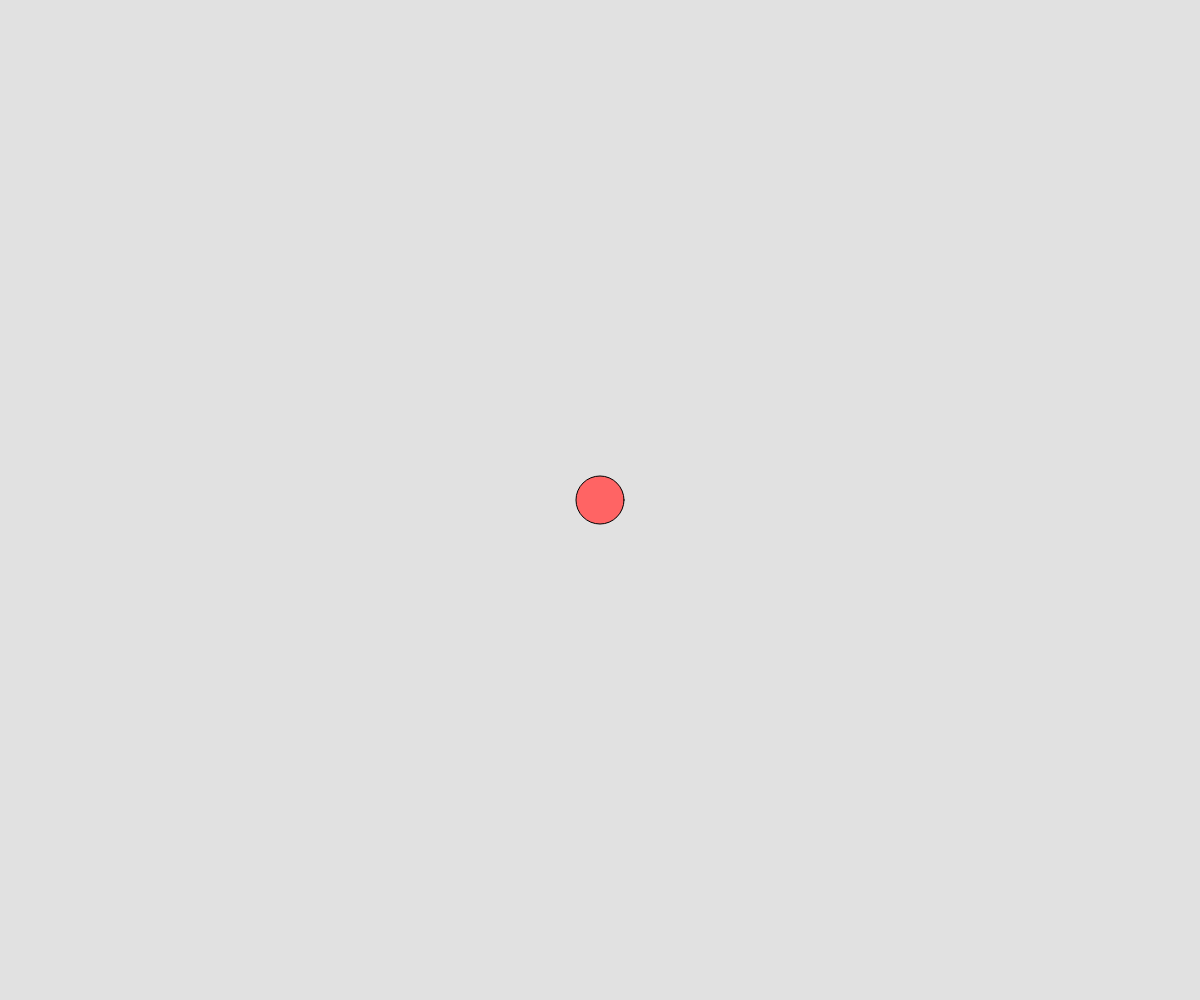
Frame 1 (no input)
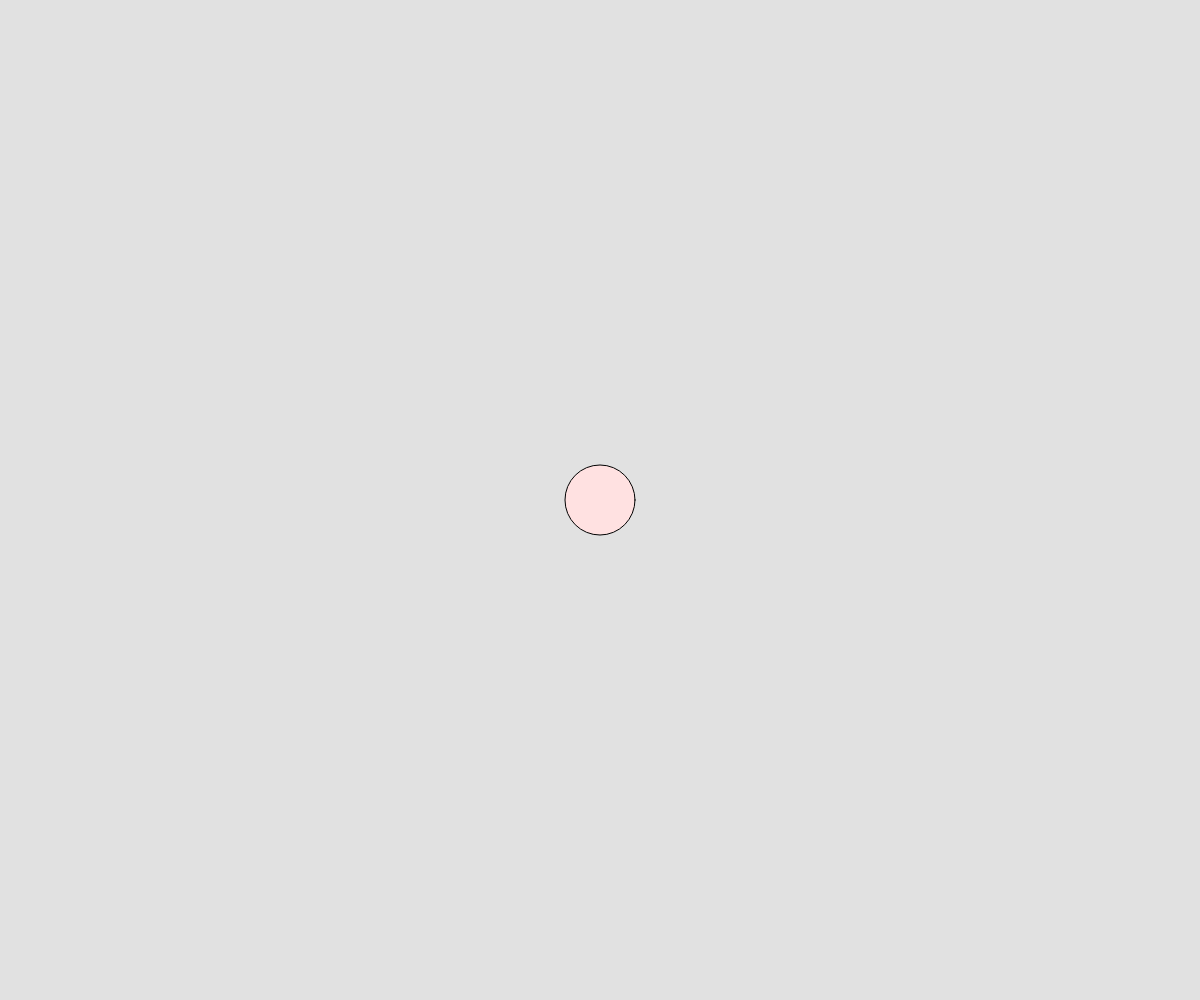
Frame 60 (no input)
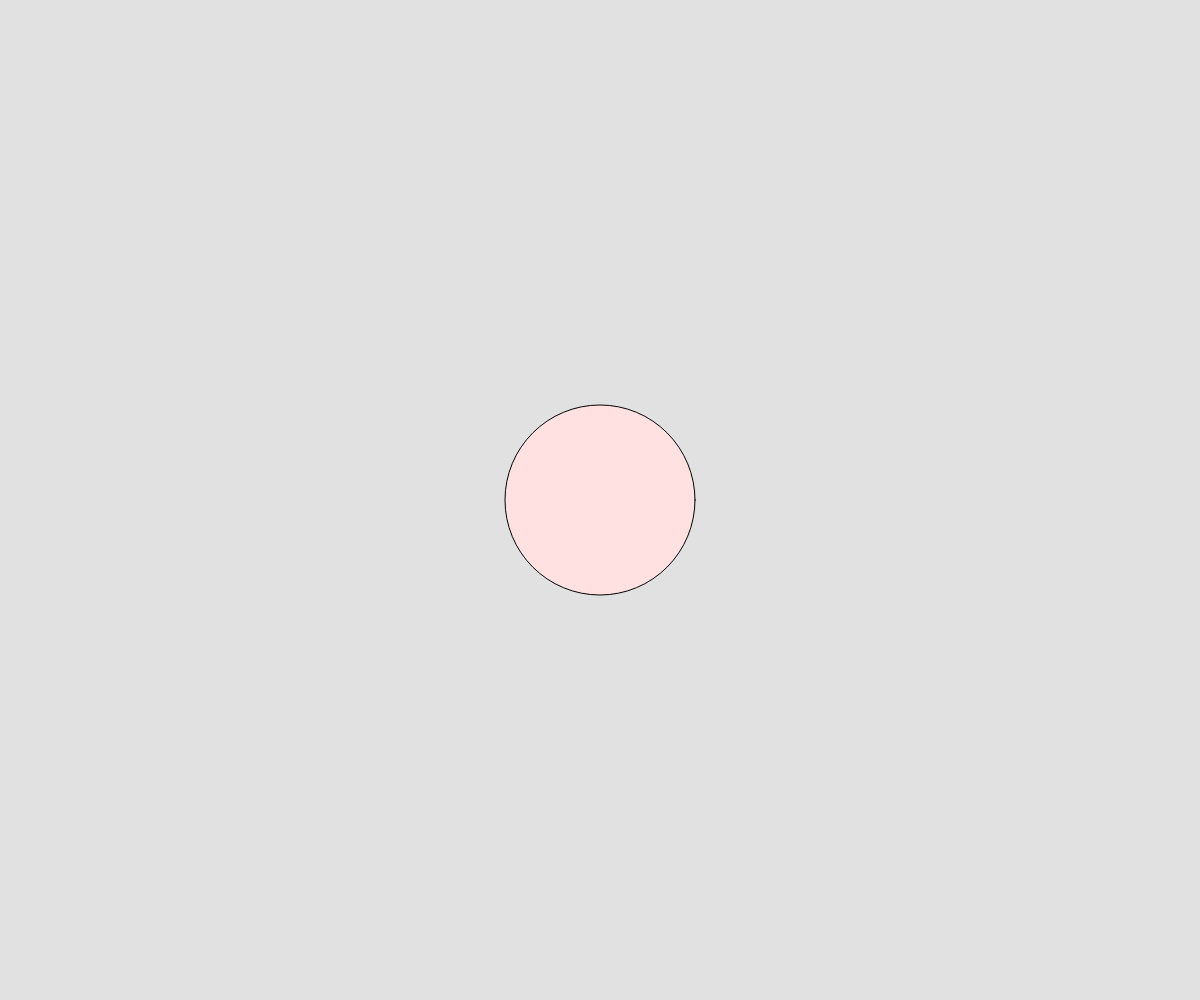
Frame 120 (the mouse pressed at the canvas centre since frame 60)

The p5.js sketch that drew these frames (run headless with seeded random() and noise() and a simulated clock; from frame 60 on, the mouse is pressed at the canvas centre):

// p5.js sketch
// ── sketch.js
// State Variables
// Jim
// Date
//
// Extra for Experts:
// - describe what you did to take this project "above and beyond"

let currentColor = 0;  //0, 1 , 2
let circleSize = 50;
let growing = false;
let myColor;


function setup() {
  createCanvas(windowWidth, windowHeight);
  myColor = color(2006,0,0); //3-tuple
}

function draw() {
  background(225);

  switch(currentColor) {
    case 0:
      fill(255,100,100);    break;
    case 1:
      fill(myColor);   break;
    case 2:
      fill(1000,225,225); break;
  }

  //circle: change the color state (variable)
  if(frameCount % 10 ===0){
  currentColor ++;
  if(currentColor > 2) currentColor = 0;
  }

  //circle, grow/shrink
  if(growing) circleSize += 2;
  else circleSize -=2

  circle(width/2, height/2, circleSize);
}

function keyPressed(){

  if(key === "a"){
    growing = !growing;
  }
}
